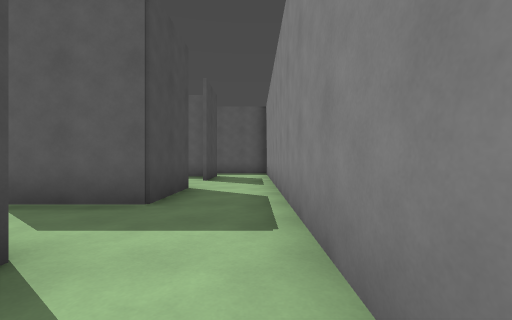
[1] (above)

24 first-person views from a walk through a level from a Godot 3-D game. The camera is 1.2 m above the floor, looks level and sees 90° across. The floor is counted in squares, 2 m on a side. Each view is taken from the middle of a square. On the plan, view 1 faces up. The plan holds only what a view shows up to about 9 squares ahead; the rest is blank. The place goes on beyond the plan.

[2]
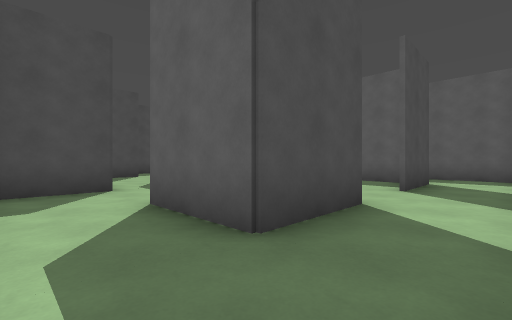

[3]
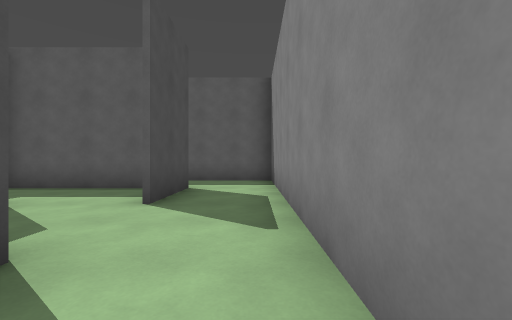

[4]
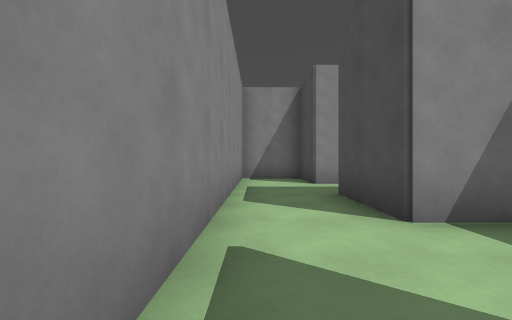

[5]
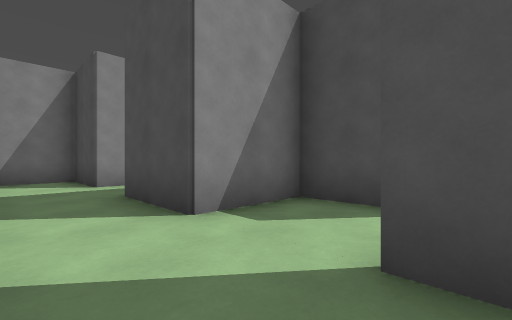

[6]
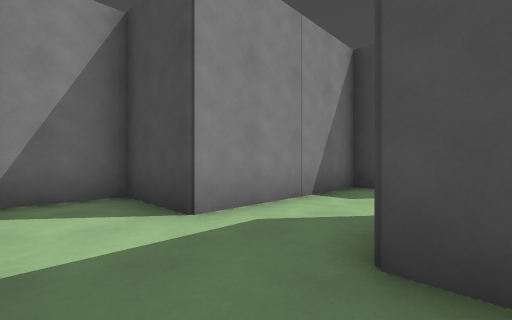

[7]
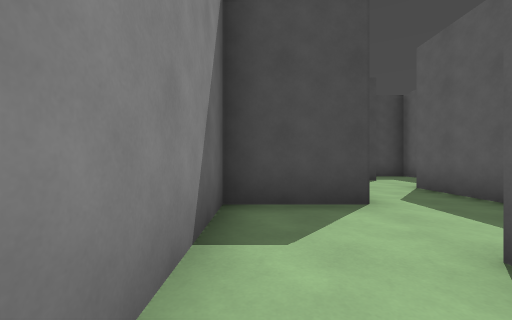

[8]
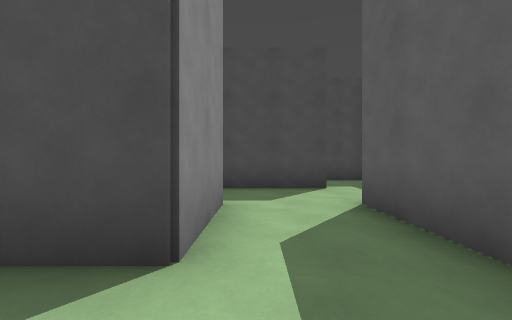

[9]
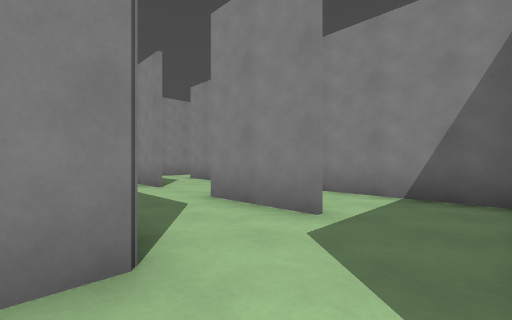

[10]
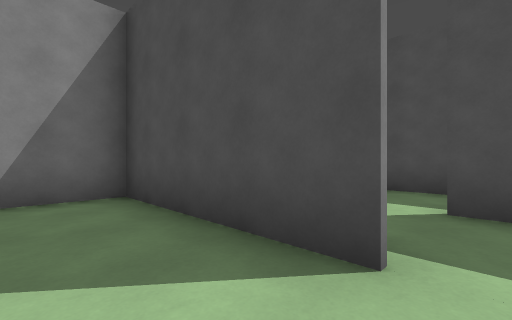

[11]
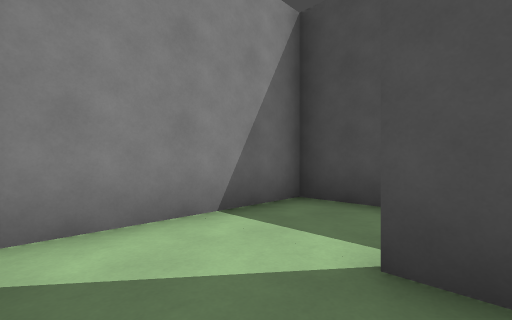

[12]
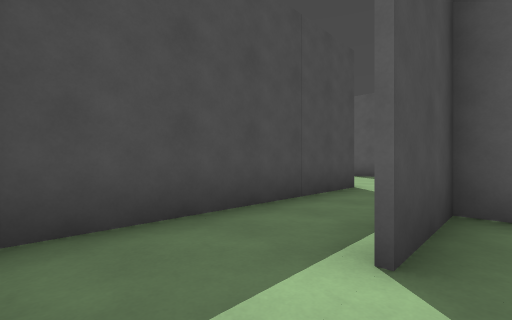

[13]
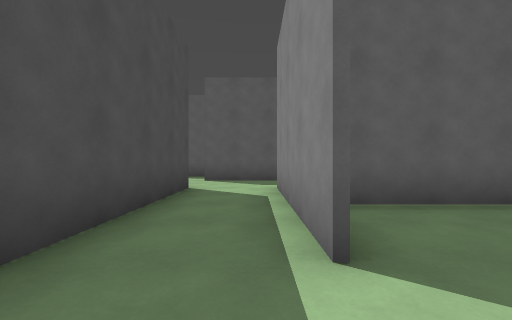

[14]
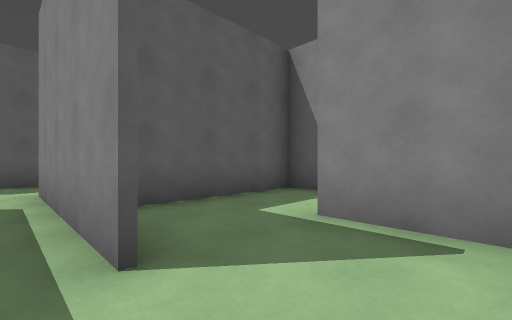

[15]
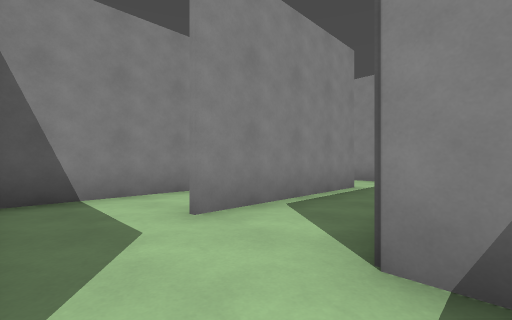

[16]
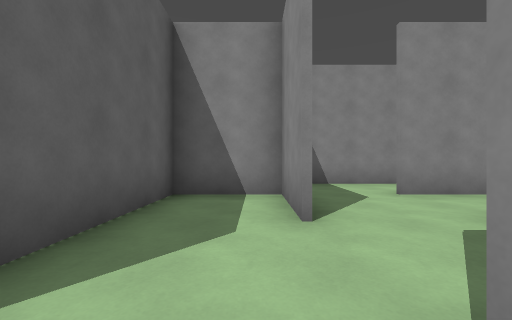

[17]
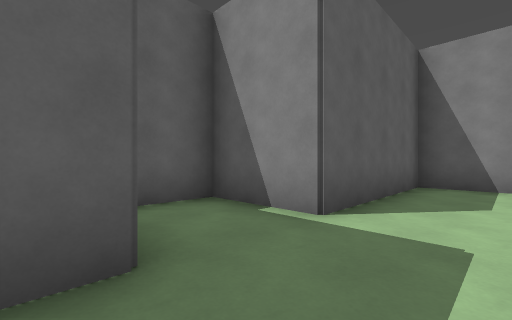

[18]
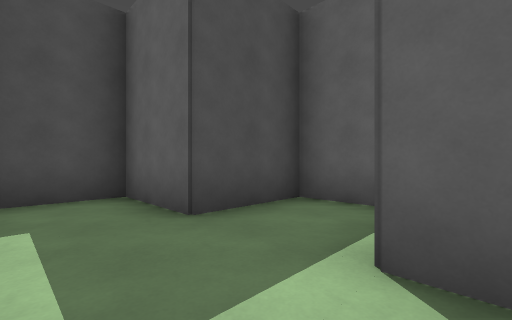

[19]
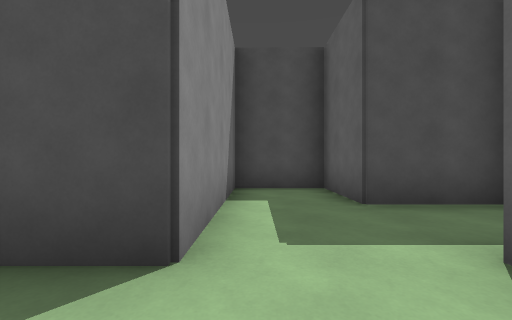

[20]
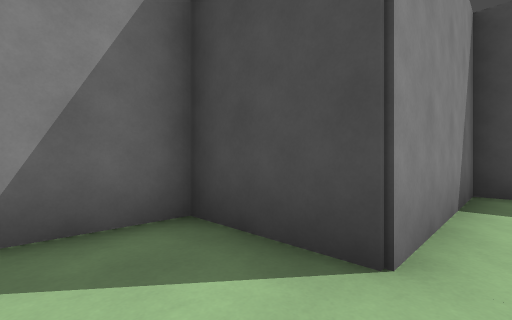

[21]
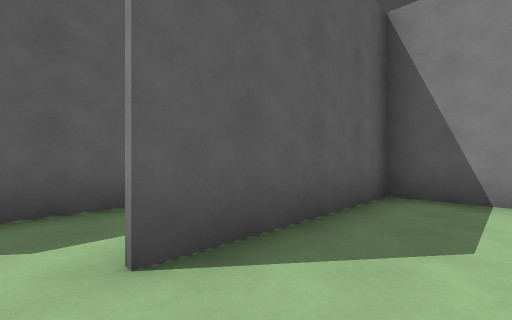

[22]
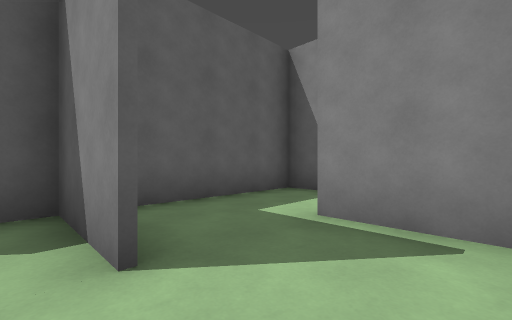

[23]
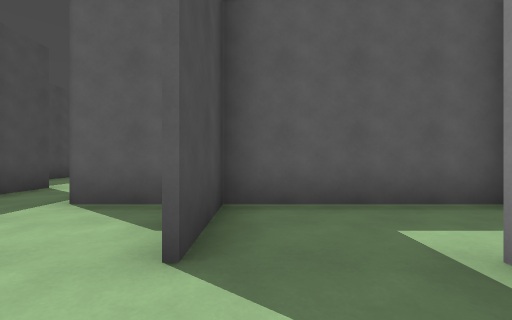

[24]
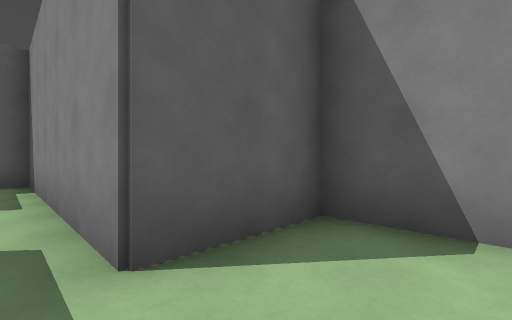

### Floor plan
Points are (right, up) in squares from view 1. A wall is a line through its corners. A room is listed if a view was taken in it or the views show most of it. See-through windows are left out.
Room 1 (views 1, 2, 3, 6, 7)
walls: (-1.5, 5.5) (-1.5, 3.5) (-3.5, 3.5); (-5, 1.6) (-1.5, 1.6) (-1.5, -0.4) (0.5, -0.4) (0.5, 5.6); (-5.4, 3.6) (-5.4, 1.5)
ways out: opening at (0, 5) to room 2; opening at (-4, 3) to room 3
Room 2 (views 4, 5)
walls: (0.5, 5.6) (0.5, 9.6); (-1.5, 9.4) (-3.5, 9.4); (-3.5, 6.9) (-3.5, 5.5) (-1.5, 5.5); (-1.5, 9.5) (-1.5, 7.5)
ways out: opening at (0, 5) to room 1; opening at (-3, 8) to room 9; opening at (0, 8.5)
Room 3 (view 8)
walls: (-7.5, 3.6) (-5.4, 3.6); (-5.4, 5.5) (-7.5, 5.5); (-3.5, 3.6) (-2.4, 3.6); (-9.5, 5.6) (-9.5, 3.6)
ways out: opening at (-4, 3) to room 1; opening at (-8, 5) to room 5; opening at (-8, 3) to room 11
Room 4 (views 9, 11, 12, 13, 14)
walls: (-11.5, 5.4) (-11.5, 9.5); (-13.4, 9.6) (-13.4, 3.6) (-10, 3.6); (-8.5, 7.5) (-11.5, 7.5) (-11.5, 5.5); (-9.5, 4) (-9.5, 5.5); (-10.5, 11.4) (-13.5, 11.4)
ways out: opening at (-9, 6) to room 5; opening at (-13, 10) to room 6; opening at (-11, 10) to room 12
Room 5 (view 10)
walls: (-7.5, 5.5) (-7.5, 7.5) (-8.5, 7.5)
ways out: opening at (-8, 5) to room 3; opening at (-9, 6) to room 4
Room 6 (views 15, 21)
walls: (-15.5, 11.5) (-15.5, 9.6) (-13.4, 9.6)
ways out: opening at (-13, 10) to room 4; opening at (-14, 11) to room 8
Room 7 (views 16, 17)
walls: (-15.5, 13.4) (-15.5, 15.4) (-17.4, 15.4) (-17.4, 13.4) (-19.4, 13.4) (-19.4, 11.5) (-15.5, 11.5)
ways out: opening at (-15, 12) to room 8
Room 8 (views 18, 19, 20)
walls: (-13.5, 11.5) (-11.5, 11.5) (-11.5, 13.4) (-15.5, 13.4)
ways out: opening at (-14, 11) to room 6; opening at (-15, 12) to room 7
Room 9 (views 22, 23)
walls: (-5.5, 7.5) (-5.5, 9.5); (-3.5, 6) (-3.5, 7.5); (-5.4, 9.5) (-5.4, 7.5); (-3.5, 9.4) (-7.5, 9.4)
ways out: opening at (-3, 8) to room 2; opening at (-7, 8) to room 10
Room 10 (view 24)
walls: (-9.5, 11.5) (-9.5, 10.4); (-7.5, 9.4) (-7.5, 15.4) (-8, 15.4)
ways out: opening at (-7, 8) to room 9; opening at (-9, 12.5)
Room 11 (no view inside)
walls: (-9.5, 3.6) (-9.5, 1.6) (-5, 1.6)
ways out: opening at (-8, 3) to room 3
Room 12 (no view inside)
walls: (-9.5, 8.4) (-9.5, 11.4) (-10.5, 11.4)
ways out: opening at (-11, 10) to room 4

Positions as (right, up) in squares from view 1, and headings:
1: (0, 0), facing up
2: (0, 2), facing up-left
3: (0, 4), facing up
4: (0, 8), facing down
5: (0, 8), facing down-left
6: (0, 4), facing down-left
7: (-2, 2), facing left
8: (-4, 4), facing left
9: (-9, 6), facing down-right
10: (-8, 6), facing down-left
11: (-10, 6), facing down-left
12: (-11, 4), facing up-left
13: (-12, 4), facing up
14: (-12, 4), facing up-right
15: (-14, 11), facing down-right
16: (-16, 12), facing right
17: (-18, 12), facing up-right
18: (-15, 12), facing up-left
19: (-14, 12), facing left
20: (-14, 12), facing down-left
21: (-14, 10), facing up-right
22: (-6, 6), facing up-right
23: (-5, 6), facing up
24: (-8, 8), facing up-right
